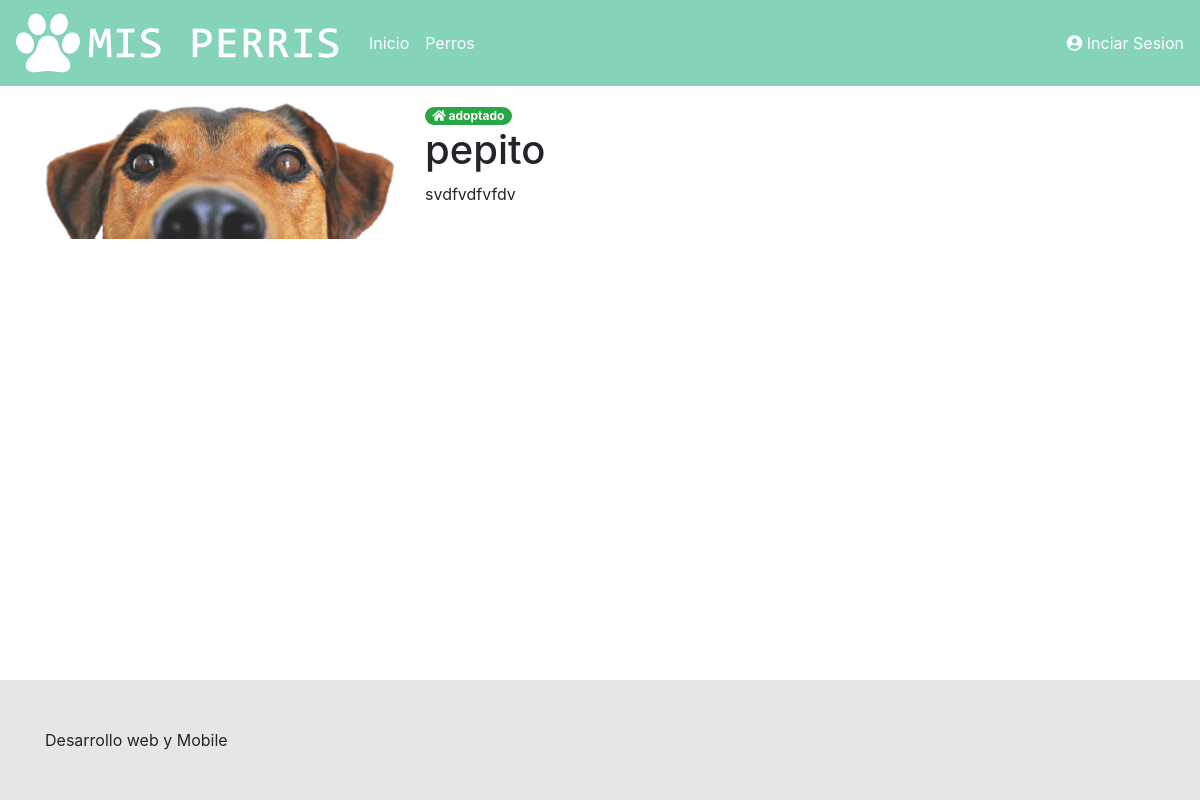
Page /perros/lista/perro/9/ on the committed database.
### sitio/models.py (models this page shows, shortened)
class Perro(models.Model):
    fotografia      = models.ImageField(upload_to="media")
    nombre          = models.CharField("Nombre", max_length=200)
    raza            = models.CharField("Raza", max_length=200)
    descripcion	    = models.TextField("Descripción" )
    estado          = models.CharField(max_length=50, choices=estados_perro, default='rescatado')
    adoptador_por   = models.ForeignKey(settings.AUTH_USER_MODEL,on_delete=models.CASCADE, null=True)
    published_date  = models.DateTimeField(blank=True, null=True)

### sitio/views.py (the view)
# urls.py: path('perros/lista/perro/<int:pk>/', views.perros_detail, name='perros_detail'),
def perros_detail(request, pk):
    perro = get_object_or_404(Perro, pk=pk)
    return render(request, 'sitio/perros_detail.html', {'perro': perro})

### sitio/templates/sitio/perros_detail.html (shortened to what this page needs)
{% extends 'base/base.html' %}
{% block content %}
<main class="container">
    <article class="row">
        <div class="col-sm-4">
            <img class="rounded img-responsive" src="{{perro.fotografia.url}}" alt="{{perro.nombre}}">
        </div>
        <div class="col">
                {%if perro.estado == 'rescatado'%}
                <span class="badge badge-pill badge-info">
                    <i class="fas fa-ambulance"></i> {{perro.estado}}
                </span>
                {% elif perro.estado == 'adoptado'%}
                <span class="badge badge-pill badge-success">
                    <i class="fas fa-home"></i> {{perro.estado}}
                </span>
                {%else%}
                <span class="badge badge-pill badge-primary">
                    <i class="fas fa-paw"></i></i> {{perro.estado}}
                </span>
                {%endif%}
            <h1>
                {{perro.nombre}}
            </h1>
            <p>
                {{perro.descripcion}}
            </p>
        </div>
    </article>
</main>
{% endblock %}

### sitio/static/css/style.css (style rules this page uses)
:root { --brand_color: #85D4B8; --gris: #E6E6E6; --alert:#dc3545; }
html, body { height: 100%; }
body { display: flex; flex-direction: column; }
.img-responsive { width:100%; height:auto; }

### rows in the picture
Perro: fotografia (picture), estado "adoptado", nombre "pepito", descripcion "svdfvdfvfdv"
